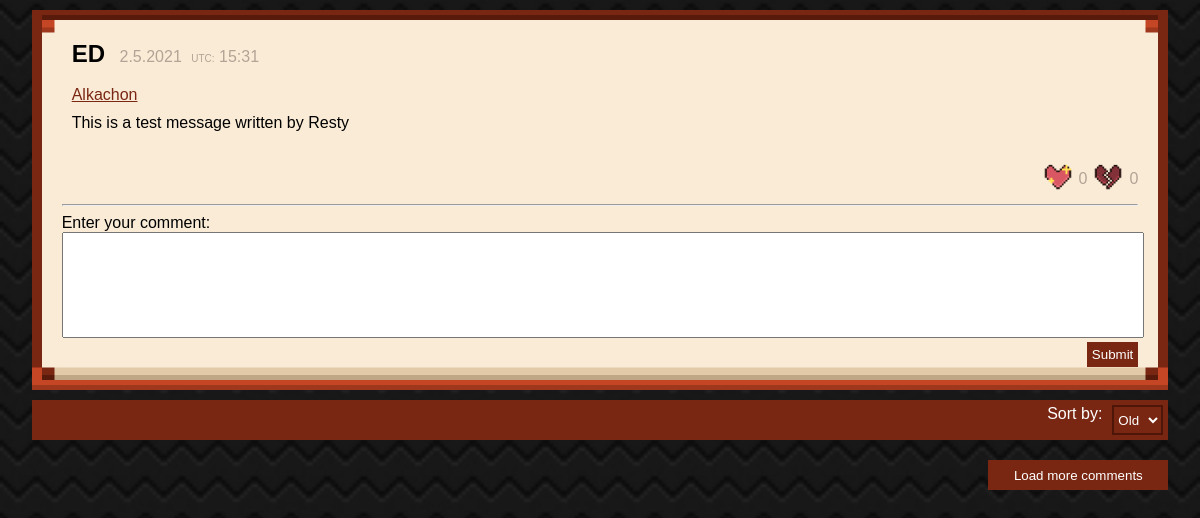
The page /team/nick/forum/comment/?user=Alkachon&title=ED on the database its author committed.
### team/models.py (models this page shows, shortened)
class forum(models.Model):
    user = models.CharField(max_length=255, default=' ')
    title = models.CharField(max_length=100, unique=False, blank=False, default='')
    message = models.CharField(max_length=255)
    tags = models.CharField(max_length=255)
    created_at = models.DateTimeField(auto_now_add=True)
    like = models.ManyToManyField(User, related_name='like', blank=True)
    dislike = models.ManyToManyField(User, related_name='dislike', blank=True)

### team/views.py (the view, shortened to what this page needs)
# urls.py: path('team/nick/forum/comment/', views.comment_view, name='comment'),
def comment_view(request):
    userget = request.GET.get('user')
    titleget = request.GET.get('title')
    form = commentform()
    if request.GET.get('user'):
        main_post_data = forum.objects.filter(user=userget, title=titleget)
        comment_data_old = comment.objects.filter(main_post_user=userget, main_post_title=titleget)
        comment_data_new = comment.objects.filter(main_post_user=userget, main_post_title=titleget).order_by(
            '-created_at')
    return render(request, 'nick/forum/comment.html',
                  {'msg': main_post_data, 'comments_old': comment_data_old, 'comments_new': comment_data_new,
                   'form': form})

### team/forms.py
class commentform(forms.ModelForm):
    class Meta:
        model = comment
        fields = ['comments']
        widgets = {
            'comments': forms.Textarea(attrs={'id': 'commentInput'})
        }

### templates/nick/forum/comment.html (shortened to what this page needs)
{% load static %}
{% load sass_tags %}
<!DOCTYPE html>
<html>
    <head>
        <link rel="stylesheet" href={%  static 'css/nick/comment.css' %}>
        <link rel="stylesheet" href="{% sass_src 'css/nick/light/global.scss' %}">
        <link rel="stylesheet" href="{% sass_src 'css/nick/dark/global.scss' %}">
        <link rel="stylesheet" href="{% sass_src 'css/nick/mobile/global.scss' %}">
    </head>
        <body>
            {% for data in msg %}
            <div class="post">
                <label style="font-size: 24px; padding: 10px; color: rgb(0, 0, 0);"><b>{{ data.title }}</b></label>
                <label id='date' style="color: rgb(179, 163, 149);">{{ data.created_at.day }}.{{ data.created_at.month }}.{{ data.created_at.year }}</label>
                <label style="font-size: 10px;color: rgb(179, 163, 149); padding-left: 5px;">UTC:</label>
                <label id='time' style="color: rgb(179, 163, 149);">{{ data.created_at.hour}}:{{ data.created_at.minute }}</label><br><br>
                <a href='/team/nick/forum/profile?user={{ data.user }}' style="float: none; padding: 10px;">{{  data.user }}</a>
                <span>{{ data.message }}</span><br>
                 <label style="float: right; color: rgb(179, 163, 149); margin-top: 10px;">{{ data.dislike.all.count }}</label>
                {% if request.user in data.like.all %}
                    <button id="lb" ><img class="icon" id='dislike' alt="dislike" src={% static 'img/nick/dislike.png' %}  ></button>
                {% else %}
                    {% if request.user in data.dislike.all %}
                        <form action="/team/nick/forum/comment/?user={{ data.user }}&title={{ data.title }}" method="POST">
                        {% csrf_token %}
                        <button id="lb" name="undislike" value="undislike"><img class="icon" id='dislike' alt="dislike" type="submit" src={% static 'img/nick/dislike.png' %}  ></button>
                        </form>
                    {% else %}
                        <form action="/team/nick/forum/comment/?user={{ data.user }}&title={{ data.title }}" method="POST">
                        <button id="lb" name="dislike" value="dislike"><img class="icon" id='dislike' alt="dislike" type="submit" src={% static 'img/nick/dislike.png' %}  ></button>
                        </form>
                    {% endif %}
                {% endif %}
                <label style="float: right; color: rgb(179, 163, 149); margin-top: 10px;">{{ data.like.all.count }}</label>
                {% if request.user in data.dislike.all %}
                    <button id="lb"><img class="icon" id='simplike' alt="like" src={% static 'img/nick/simplike.png' %}></button>
                {% else %}
                    {% if request.user in data.like.all %}
                        <form action="/team/nick/forum/comment/?user={{ data.user }}&title={{ data.title }}" method="POST">
                        {% csrf_token %}
                        <button id="lb" name="unlike" value="unlike"><img class="icon" id='simplike' alt="like" src={% static 'img/nick/simplike.png' %} ></button>
                        </form>
                    {% else %}
                        <form action="/team/nick/forum/comment/?user={{ data.user }}&title={{ data.title }}" method="POST">
                        <button id="lb" name="like" value="like"><img class="icon" id='simplike' alt="like" src={% static 'img/nick/simplike.png' %} ></button>
                        </form>
                    {% endif %}
                {% endif %}
                <br><br>
                <hr>
                <form method="POST" action="">
                <div id='enterComment'>
                    <label>Enter your comment:</label><br>
                    {{ form.comments }}<br>
                    <button type="submit" style="float: right;">Submit</button><br>
                </div>
                </form>
            </div>
            {% endfor %}
            <div id='filter'>
                <select id='sortList'>
                    <option id='old' value="old">Old</option>
                </select>
                    <label style="float: right; margin-right: 10px;">Sort by:</label>
            </div>
            <button id='loadMore'>Load more comments</button>
        </body>
</html>

### team/static/css/nick/comment.css (style rules this page uses)
.icon { width: 30px; height: 30px; }
#lb { width: 0px; height: 0px; border: none; background: #faebd7; float: right; margin-right: 30px; }
#loadMore { float: right; background-color:rgb(121, 39, 18); color: white; cursor: pointer; width: 180px; height: 30px; border: none; margin-top: 20px; margin-right: 2%; }
select#sortList { float: right; border: 2px rgb(77, 22, 8) solid; background-color: rgb(121, 39, 18); border-radius: 0px; color: white; height: 30px; outline: none; }
#filter { background-color:rgb(121, 39, 18); color: white; padding: 5px; margin-top: 10px; margin-left: 2%; margin-right: 2%; width: auto; height: 30px; }
#enterComment { background-color:#faebd7; width: auto; height: max-content; }
#commentInput { resize: none; width: 100%; height: 100px; }
body { background-image: url("../../img/nick/patterndark.png"); background-size: 2000px; background-repeat: inherit; font-family: 'Gill Sans', 'Gill Sans MT', Calibri, 'Trebuchet MS', sans-serif; }
span { display: block; word-wrap: break-word; font-size: 16px; padding: 10px; }
button[type = submit] { background-color: rgb(121, 39, 18); border: none; padding: 5px; text-decoration: none; color: white; cursor: pointer; }
a { float: right; color: rgb(121, 39, 18); }
.post { background-color:#faebd7; border: 30px solid transparent; border-image: url('../../img/nick/darkthiccborder.png') 20% round; margin-left: 2%; margin-right: 2%; margin-top: 10px; width: auto; height: max-content; }

### rows shown on the page
forum: title "ED", created_at.day "2", created_at.month "5", created_at.year "2021", created_at.hour "15", created_at.minute "31", user "Alkachon", message "This is a test message written by Resty", dislike.all.count "0", like.all.count "0"
